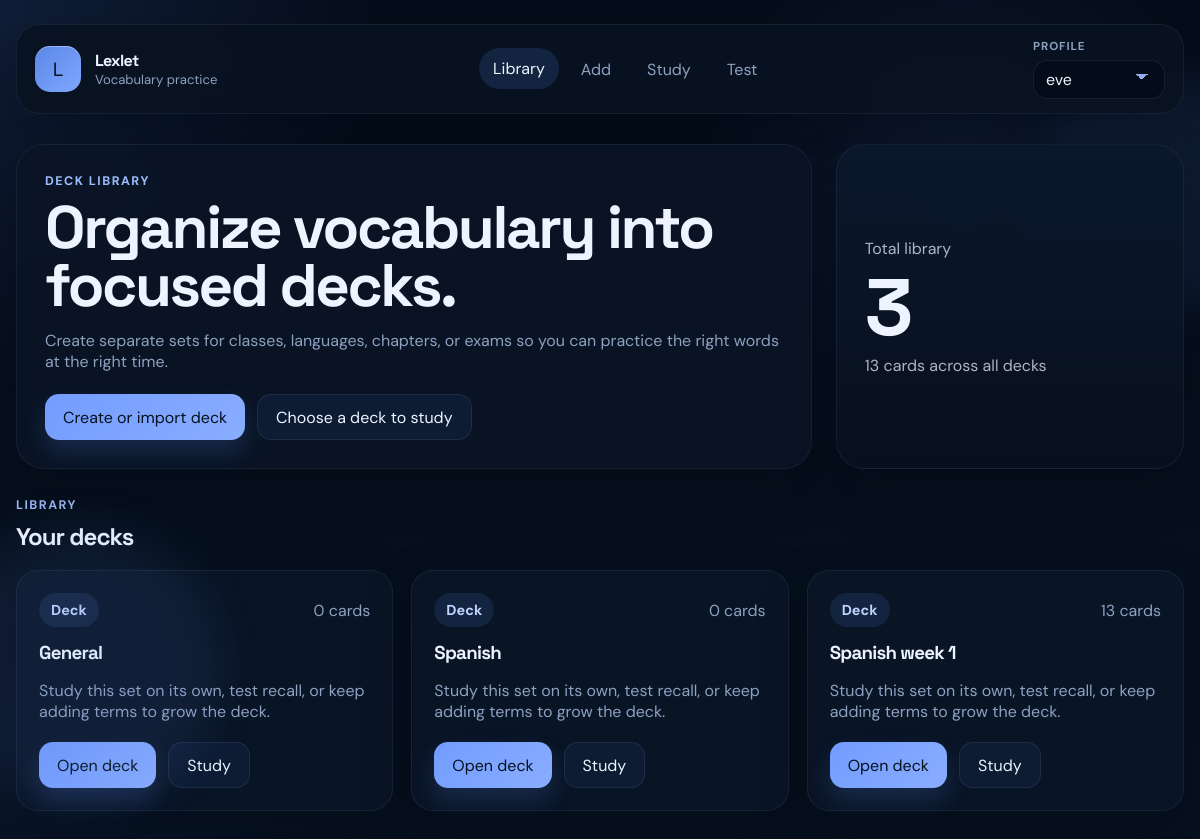
The page / on the database its author committed.
### tables this page shows
CREATE TABLE decks (
            id INTEGER PRIMARY KEY AUTOINCREMENT,
            name TEXT NOT NULL UNIQUE
        , profile_id INTEGER);

### app.py (the view)
@app.route("/")
def index():
    conn = get_db()
    active_profile_id = get_active_profile_id(conn)
    decks = get_all_decks(conn, active_profile_id)
    total_cards = conn.execute("""
        SELECT COUNT(*)
        FROM cards c
        JOIN decks d ON d.id = c.deck_id
        WHERE d.profile_id = ?
    """, (active_profile_id,)).fetchone()[0]
    conn.close()
    return render_template("index.html", decks=decks, total_cards=total_cards)

### app.py (called while the page is built)
def get_db():
    conn = sqlite3.connect(DB_NAME)
    conn.row_factory = sqlite3.Row
    return conn

def get_profiles(conn):
    return conn.execute("SELECT id, name FROM profiles ORDER BY name COLLATE NOCASE").fetchall()

def get_active_profile_id(conn):
    stored_profile_id = session.get("active_profile_id")
    if stored_profile_id:
        existing = conn.execute("SELECT id FROM profiles WHERE id = ?", (stored_profile_id,)).fetchone()
        if existing:
            return stored_profile_id
    eve = conn.execute("SELECT id FROM profiles WHERE lower(name) = 'eve'").fetchone()
    if eve:
        session["active_profile_id"] = eve["id"]
        return eve["id"]
    first_profile = conn.execute("SELECT id FROM profiles ORDER BY id LIMIT 1").fetchone()
    if first_profile:
        session["active_profile_id"] = first_profile["id"]
        return first_profile["id"]
    return None

def get_all_decks(conn, profile_id):
    return conn.execute("""
        SELECT d.id, d.name, COUNT(c.id) AS card_count
        FROM decks d
        LEFT JOIN cards c ON c.deck_id = d.id
        WHERE d.profile_id = ?
        GROUP BY d.id, d.name
        ORDER BY d.name COLLATE NOCASE
    """, (profile_id,)).fetchall()

@app.context_processor
def inject_profile_state():
    conn = get_db()
    profiles = get_profiles(conn)
    active_profile_id = get_active_profile_id(conn)
    active_profile = conn.execute(
        "SELECT id, name FROM profiles WHERE id = ?",
        (active_profile_id,),
    ).fetchone()
    conn.close()
    return {"profiles": profiles, "active_profile": active_profile}

### templates/index.html (shortened to what this page needs)
{% extends "base.html" %}
{% block content %}
<section class="hero">
    <div>
        <p class="eyebrow">Deck library</p>
        <h1>Organize vocabulary into focused decks.</h1>
        <p class="hero-copy">Create separate sets for classes, languages, chapters, or exams so you can practice the right words at the right time.</p>
        <div class="hero-actions">
            <a class="button button-primary" href="{{ url_for('add_card') }}">Create or import deck</a>
            <a class="button button-secondary" href="{{ url_for('study') }}">Choose a deck to study</a>
        </div>
    </div>
    <aside class="hero-panel">
        <p>Total library</p>
        <strong>{{ decks|length }}</strong>
        <span>{{ total_cards }} {{ "card" if total_cards == 1 else "cards" }} across all decks</span>
    </aside>
</section>
<section class="section-header">
    <div>
        <p class="eyebrow">Library</p>
        <h2>Your decks</h2>
    </div>
</section>
{% if decks %}
<section class="deck-grid">
    {% for deck in decks %}
    <article class="deck-card deck-card-clickable" data-href="{{ url_for('deck_detail', deck_id=deck.id) }}" tabindex="0" role="link" aria-label="Open {{ deck.name }} deck">
        <div class="card-meta">
            <span class="chip">Deck</span>
            <span class="deck-count">{{ deck.card_count }} {{ "card" if deck.card_count == 1 else "cards" }}</span>
        </div>
        <h3>{{ deck.name }}</h3>
        <p>Study this set on its own, test recall, or keep adding terms to grow the deck.</p>
        <div class="deck-actions">
            <a class="button button-primary" href="{{ url_for('deck_detail', deck_id=deck.id) }}">Open deck</a>
            <a class="button button-secondary" href="{{ url_for('study', deck_id=deck.id) }}">Study</a>
        </div>
    </article>
    {% endfor %}
</section>
{% endif %}
{% endblock %}

### static/style.css (style rules this page uses)
:root { --bg: #050d1a; --bg-deep: #091224; --surface: rgba(10, 20, 37, 0.9); --surface-strong: #0d1b33; --surface-muted: #132440; --text: #edf4ff; --text-soft: #8da1c0; --line: rgba(173, 196, 230, 0.1); --primary: #729cff; --primary-deep: #9ebeff; --accent: #bfd4ff; --good: #67d5a3; --bad: #ff8b94; --shadow: 0 20px 50px rgba(2, 7, 16, 0.3); --radius-xl: 28px; --radius-lg: 22px; --radius-md: 16px; }
* { box-sizing: border-box; }
html { scroll-behavior: smooth; }
body { margin: 0; min-height: 100vh; font-family: "DM Sans", sans-serif; color: var(--text); background: radial-gradient(circle at top left, rgba(67, 105, 190, 0.18), transparent 26%), radial-gradient(circle at 80% 20%, rgba(93, 130, 216, 0.1), transparent 22%), radial-gradient(circle at bottom left, rgba(20, 42, 82, 0.14), transparent 24%), linear-gradient(180deg, var(--bg) 0%, #07111f 100%); -webkit-text-size-adjust: 100%; }
a { color: inherit; text-decoration: none; }
.topbar, .hero, .hero-panel, .card-item, .selection-panel, .form-panel, .info-panel, .empty-state, .prompt-card, .result-banner, .study-card, .test-shell { position: relative; z-index: 1; }
.brand strong, h1, h2, h3 { font-family: "Space Grotesk", sans-serif; letter-spacing: -0.04em; }
.hero, .split-layout, .section-header, .test-header { display: grid; gap: 24px; }
.hero { grid-template-columns: minmax(0, 1.6fr) minmax(260px, 0.7fr); align-items: stretch; margin-bottom: 28px; }
.hero > div, .hero-panel, .selection-panel, .info-panel, .form-panel, .prompt-card, .empty-state, .result-banner, .test-shell { padding: 28px; background: var(--surface); border: 1px solid rgba(180, 203, 255, 0.08); border-radius: var(--radius-xl); box-shadow: var(--shadow); backdrop-filter: blur(10px); }
.hero h1, .split-layout h1, .test-shell h1 { margin: 10px 0 12px; font-size: clamp(2.2rem, 5vw, 4.4rem); line-height: 0.96; }
.hero-copy, .section-copy, .info-panel p, .empty-state p, .card-item p, .prompt-card h2, .result-banner p { color: var(--text-soft); }
.hero-panel { display: flex; flex-direction: column; justify-content: center; gap: 8px; background: linear-gradient(180deg, rgba(11, 24, 44, 0.98), rgba(7, 16, 30, 0.98)); color: #edf4ff; }
.hero-panel p, .hero-panel span { margin: 0; color: rgba(237, 244, 255, 0.72); }
.hero-panel strong { font-family: "Space Grotesk", sans-serif; font-size: clamp(2.4rem, 8vw, 5rem); line-height: 1; }
.eyebrow, .prompt-label { margin: 0; font-size: 0.78rem; font-weight: 700; letter-spacing: 0.12em; text-transform: uppercase; color: var(--primary-deep); }
.hero-actions, .form-actions { display: flex; flex-wrap: wrap; gap: 12px; margin-top: 22px; }
.button, .icon-button { display: inline-flex; align-items: center; justify-content: center; min-height: 46px; padding: 0 18px; border-radius: 14px; transition: transform 0.2s ease, box-shadow 0.2s ease, background 0.2s ease; }
.button-primary { background: linear-gradient(135deg, var(--primary), #89adff); color: #06111f; box-shadow: 0 12px 24px rgba(95, 143, 255, 0.18); }
.button-secondary { background: var(--surface-strong); color: var(--text); border: 1px solid var(--line); }
.section-header { grid-template-columns: 1fr auto; align-items: end; margin-bottom: 18px; }
.section-header h2, .section-header h1 { margin: 8px 0 0; }
.card-grid, .deck-grid, .study-grid { display: grid; gap: 18px; }
.card-grid, .deck-grid { grid-template-columns: repeat(auto-fit, minmax(240px, 1fr)); }
.card-item, .deck-card { padding: 22px; background: rgba(10, 21, 39, 0.92); border: 1px solid rgba(180, 203, 255, 0.08); border-radius: var(--radius-lg); box-shadow: var(--shadow); }
.deck-card-clickable { cursor: pointer; transition: transform 0.2s ease, border-color 0.2s ease, box-shadow 0.2s ease; }
.card-meta { display: flex; align-items: center; justify-content: space-between; gap: 16px; }
.card-item h3, .deck-card h3, .prompt-card h2 { margin: 14px 0 10px; }
.deck-card p, .deck-count { color: var(--text-soft); }
.deck-actions { display: flex; flex-wrap: wrap; gap: 12px; margin-top: 20px; }
.chip, .study-badge, .info-chip { display: inline-flex; align-items: center; width: fit-content; padding: 8px 12px; border-radius: 999px; background: var(--surface-muted); color: var(--accent); font-size: 0.9rem; font-weight: 700; }

### rows shown on the page
decks: card_count "0", card_count "cards", name "General"
decks: card_count "0", card_count "cards", name "Spanish"
decks: card_count "13", card_count "cards", name "Spanish week 1"

### other values the page prints
{{ decks|length }} "3"
{{ total_cards }} "13"
{{ "card" if total_cards == 1 else "cards" }} "cards"
form field profile_id "eve"
